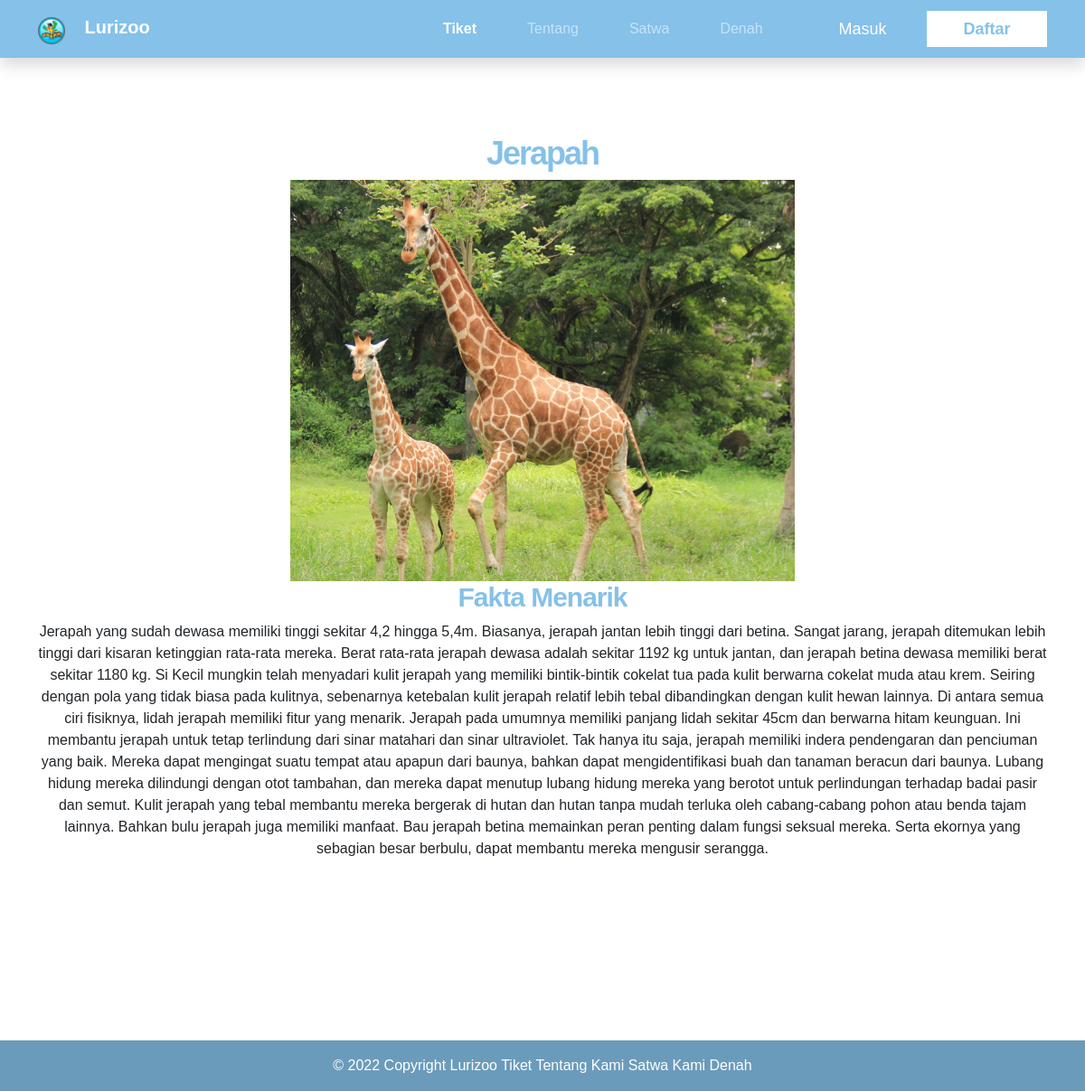
The page /detail-satwa.php?id=24 on the database its author committed.
### tables this page shows
CREATE TABLE `satwa` (
  `id_satwa` int(11) NOT NULL,
  `nama_binatang` varchar(200) NOT NULL,
  `gambar` varchar(255) NOT NULL,
  `deskripsi_satwa` text NOT NULL
);

### detail-satwa.php (the view, shortened to what this page needs)
<?php
	include_once "db/dbconnect.php";
	$satwa = mysqli_query($conn, "SELECT * FROM satwa WHERE id_satwa = '".$_GET['id']."' ");
	$p = mysqli_fetch_object($satwa);
?>
<!DOCTYPE html>
<html lang="en">
  <head>
    <link
      href="https://cdn.jsdelivr.net/npm/bootstrap@5.0.2/dist/css/bootstrap.min.css"
      rel="stylesheet"
    />
    <link href="css/bootstrap.min.css" rel="stylesheet" />
    <link href="css/bootstrap-icons.css" rel="stylesheet" />
    <link href="css/templatemo-kind-heart-charity.css" rel="stylesheet" />
    <link
      rel="stylesheet"
      href="https://maxcdn.bootstrapcdn.com/font-awesome/4.5.0/css/font-awesome.min.css"
    />
    <link rel="stylesheet" href="css/style-hewan.css" />
  </head>
  <body>
        <nav
      class="navbar navbar-expand-lg navbar-dark position-fixed w-100 shadow"
    >
      <div class="container">
        <a class="navbar-brand" href="index.php">
          <img
            src="assets/img/LOGO.png"
            alt=""
            width="30"
            class="d-inline-block align-text-top me-3"
          />
          Lurizoo</a
        >
        <div class="collapse navbar-collapse" id="navbarNav">
          <ul class="navbar-nav me-3 mx-auto">
            <li class="nav-item mx-2">
              <a class="nav-link active" aria-current="page" href="tiket.php"
                >Tiket</a
              >
            </li>
            <li class="nav-item mx-2">
              <a class="nav-link" href="about.php">Tentang</a>
            </li>
            <li class="nav-item mx-2">
              <a class="nav-link" href="satwa.php">Satwa</a>
            </li>
            <li class="nav-item mx-2">
              <a class="nav-link" href="denah.php">Denah</a>
            </li>
          </ul>
          <div>
            <button class="button-secondary">
              <a style="text-decoration: none; color: #fff" href="login.php"
                >Masuk</a
              >
            </button>
            <button class="button-primary">
              <a
                style="text-decoration: none; color: #85c1e9"
                href="signin.php"
                >Daftar</a
              >
            </button>
          </div>
        </div>
      </div>
    </nav>
    <section id="hewan">
        <div class="container">
            <div class="row">
                <div class="col-12 text-center mt-5">
                  <h2><?php echo $p->nama_binatang ?></h2>
                  <img src="<?php echo $p->gambar ?>" width="50%">
                  <h3>Fakta Menarik</h3>
                  <?php echo $p->deskripsi_satwa ?>
                </div>
            </div>
        </div>
    </section>
    <footer class="text-center text-lg-start">
      <div class="text-center p-3" style="background-color: rgba(0, 0, 0, 0.2); color: #fff;">
        © 2022 Copyright Lurizoo
        <a class="text-white" href="tiket.php">Tiket</a>
        <a class="text-white" href="about.php">Tentang Kami</a>
        <a class="text-white" href="satwa.php">Satwa Kami</a>
        <a class="text-white" href="denah.php">Denah</a>
      </div>
    </footer>
    </body>
  </html>

### css/templatemo-kind-heart-charity.css (style rules this page uses)
:root { --white-color: #ffffff; --primary-color: #5bc1ac; --secondary-color: #5a6f80; --section-bg-color: #f0f8ff; --site-footer-bg-color: #44525d; --custom-btn-bg-color: #597081; --custom-btn-bg-hover-color: #5bc1ac; --dark-color: #000000; --p-color: #717275; --border-color: #e9eaeb; --body-font-family: 'Metropolis', sans-serif; --h1-font-size: 52px; --h2-font-size: 46px; --h3-font-size: 32px; --h4-font-size: 28px; --h5-font-size: 24px; --h6-font-size: 22px; --p-font-size: 16px; --btn-font-size: 18px; --copyright-font-size: 14px; --border-radius-large: 100px; --border-radius-medium: 20px; --border-radius-small: 10px; --font-weight-light: 300; --font-weight-normal: 400; --font-weight-semibold: 600; --font-weight-bold: 700; }
body { background-color: var(--white-color); font-family: var(--body-font-family); }
h2, h3, h4, h5, h6 { color: var(--dark-color); }
h1, h2, h3, h4, h5, h6 { font-weight: var(--font-weight-semibold); letter-spacing: -1px; }
h2 { color: var(--secondary-color); font-size: var(--h2-font-size); letter-spacing: -2px; }
h3 { font-size: var(--h3-font-size); }
ul li { color: var(--p-color); font-size: var(--p-font-size); font-weight: var(--font-weight-normal); }
a, button { touch-action: manipulation; transition: all 0.3s; }
a { color: var(--p-color); text-decoration: none; }
.navbar { background: var(--white-color); z-index: 9; padding-top: 0; padding-bottom: 0; }
.navbar-brand { color: var(--primary-color); font-size: var(--h6-font-size); font-weight: var(--font-weight-bold); }
.navbar-expand-lg .navbar-nav .nav-link { margin-right: 0; margin-left: 0; padding: 20px; }
.navbar-nav .nav-link { display: inline-block; color: var(--p-color); font-size: var(--p-font-size); font-weight: var(--font-weight-medium); position: relative; padding-top: 15px; padding-bottom: 15px; }
.navbar-nav .nav-link.active, .navbar-nav .nav-link:hover { background: transparent; color: var(--primary-color); }

### css/style-hewan.css (style rules this page uses)
.navbar { background-color: #85c1e9; z-index: 100; }
.navbar-brand { font-weight: 700; font-size: 20px; }
.nav-link { font-size: 18px; }
.nav-link.active { font-weight: 700; }
.button-primary { width: 133px; height: 40px; background-color: #fff; color: var(--pr-color); border: none; font-size: 18px; font-weight: 700; }
.button-secondary { width: 133px; height: 40px; background-color: transparent; color: #fff; border: none; font-size: 18px; font-weight: 400; }
#hewan { padding: 100px 0; }
h2 { font-size: 36px; font-weight: 700; color: #85c1e9; }
h3 { font-size: 30px; font-weight: 600; color: #85c1e9; }
footer { margin-top: 100px; background-color: #85c1e9; }

### rows shown on the page
satwa: nama_binatang "Jerapah", gambar (picture), deskripsi_satwa "Jerapah yang sudah dewasa memiliki tinggi sekitar 4,2 hingga 5,4m. Biasanya, jerapah jantan lebih tinggi dari betina. Sangat jarang, jerapah ditemukan lebih tinggi dari kisaran ketinggian rata-rata mereka. Berat rata-rata jerapah dewasa adalah sekitar 1192 kg untuk jantan, dan jerapah betina dewasa memiliki berat sekitar 1180 kg. Si Kecil mungkin telah menyadari kulit jerapah yang memiliki bintik-bintik cokelat tua pada kulit berwarna cokelat muda atau krem. Seiring dengan pola yang tidak biasa pada kulitnya, sebenarnya ketebalan kulit jerapah relatif lebih tebal dibandingkan dengan kulit hewan lainnya. Di antara semua ciri fisiknya, lidah jerapah memiliki fitur yang menarik. Jerapah pada…"
